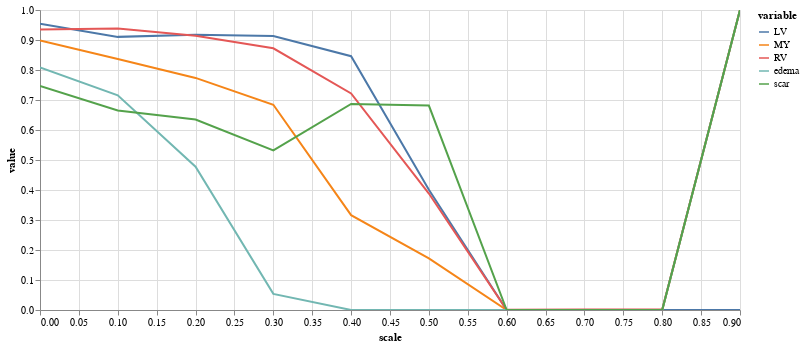

Notebook source saved alongside this figure:
### Code cell
#|notest
(alt
 .Chart(results.melt(id_vars=['scale'],value_vars=['LV','MY','RV','edema','scar']))
 .mark_line()
 .encode(
     x="scale",
     y="value",
     color="variable",
     tooltip="value"
 )
 .properties(width=700,height=300)
 .interactive()
)

### Figure 1 — Vega-Lite specification as saved in the notebook (floating-point values rounded to 4 significant figures)
{"config": {"view": {"continuousWidth": 400, "continuousHeight": 300}}, "data": {"name": "data-55eb8275d910b6cb98490a17520b0d64"}, "mark": "line", "encoding": {"color": {"field": "variable", "type": "nominal"}, "tooltip": {"field": "value", "type": "quantitative"}, "x": {"field": "scale", "type": "quantitative"}, "y": {"field": "value", "type": "quantitative"}}, "height": 300, "selection": {"selector005": {"type": "interval", "bind": "scales", "encodings": ["x", "y"]}}, "width": 700, "$schema": "https://vega.github.io/schema/vega-lite/v4.17.0.json", "datasets": {"data-55eb8275d910b6cb98490a17520b0d64": [{"scale": 0.0, "variable": "LV", "value": 0.9545}, {"scale": 0.1, "variable": "LV", "value": 0.9104}, {"scale": 0.2, "variable": "LV", "value": 0.9175}, {"scale": 0.3, "variable": "LV", "value": 0.9135}, {"scale": 0.4, "variable": "LV", "value": 0.846}, {"scale": 0.5, "variable": "LV", "value": 0.4007}, {"scale": 0.6, "variable": "LV", "value": 0.0}, {"scale": 0.7, "variable": "LV", "value": 0.0}, {"scale": 0.8, "variable": "LV", "value": 0.0}, {"scale": 0.9, "variable": "LV", "value": 0.0}, {"scale": 0.0, "variable": "MY", "value": 0.8986}, {"scale": 0.1, "variable": "MY", "value": 0.8366}, {"scale": 0.2, "variable": "MY", "value": 0.7736}, {"scale": 0.3, "variable": "MY", "value": 0.6842}, {"scale": 0.4, "variable": "MY", "value": 0.3163}, {"scale": 0.5, "variable": "MY", "value": 0.1724}, {"scale": 0.6, "variable": "MY", "value": 0.0}, {"scale": 0.7, "variable": "MY", "value": 0.0}, {"scale": 0.8, "variable": "MY", "value": 0.0}, {"scale": 0.9, "variable": "MY", "value": 1.0}, {"scale": 0.0, "variable": "RV", "value": 0.9353}, {"scale": 0.1, "variable": "RV", "value": 0.9386}, {"scale": 0.2, "variable": "RV", "value": 0.9141}, {"scale": 0.3, "variable": "RV", "value": 0.8724}, {"scale": 0.4, "variable": "RV", "value": 0.722}, {"scale": 0.5, "variable": "RV", "value": 0.3883}, {"scale": 0.6, "variable": "RV", "value": 0.0004491}, {"scale": 0.7, "variable": "RV", "value": 0.001593}, {"scale": 0.8, "variable": "RV", "value": 0.001411}, {"scale": 0.9, "variable": "RV", "value": 1.0}, {"scale": 0.0, "variable": "edema", "value": 0.8088}, {"scale": 0.1, "variable": "edema", "value": 0.7154}, {"scale": 0.2, "variable": "edema", "value": 0.4775}, {"scale": 0.3, "variable": "edema", "value": 0.0538}, {"scale": 0.4, "variable": "edema", "value": 0.0}, {"scale": 0.5, "variable": "edema", "value": 0.0}, {"scale": 0.6, "variable": "edema", "value": 0.0}, {"scale": 0.7, "variable": "edema", "value": 0.0}, {"scale": 0.8, "variable": "edema", "value": 0.0}, {"scale": 0.9, "variable": "edema", "value": 1.0}, {"scale": 0.0, "variable": "scar", "value": 0.7464}, {"scale": 0.1, "variable": "scar", "value": 0.6651}, {"scale": 0.2, "variable": "scar", "value": 0.6349}, {"scale": 0.3, "variable": "scar", "value": 0.5321}, {"scale": 0.4, "variable": "scar", "value": 0.6867}, {"scale": 0.5, "variable": "scar", "value": 0.6815}, {"scale": 0.6, "variable": "scar", "value": 0.0}, {"scale": 0.7, "variable": "scar", "value": 0.0}, {"scale": 0.8, "variable": "scar", "value": 0.0}, {"scale": 0.9, "variable": "scar", "value": 1.0}]}}
